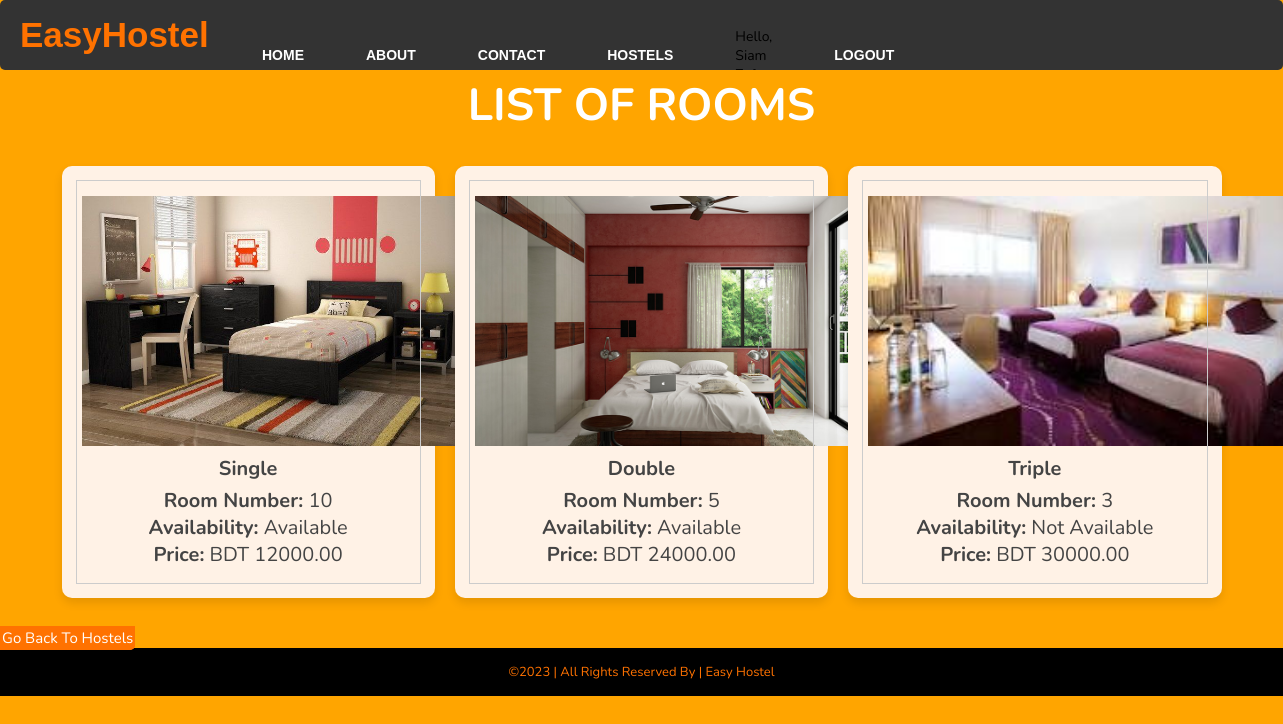
The app's page /room_list/1/ (signed in) with its own data.
### myapp/models.py (models this page shows, shortened)
class Room(models.Model):
        RoomID = models.AutoField(primary_key=True)
        HostelID = models.ForeignKey(Hostel, on_delete=models.CASCADE , default=1)
        RoomType = models.CharField(max_length=50)
        RoomNumber = models.CharField(max_length=10)
        Availability = models.BooleanField(default=True)
        RoomImage = models.ImageField(upload_to='room_images/', null=True, blank=True)
        Price = models.DecimalField(max_digits=10, decimal_places=2)

### myapp/views.py (the view)
# urls.py: path('room_list/<int:hostel_id>/', room_list, name='room_list'),
def room_list(request, hostel_id):
    rooms = Room.objects.filter(HostelID=hostel_id)
    context = {'rooms': rooms}
    return render(request, 'room_list.html', context)

### myapp/templates/room_list.html (shortened to what this page needs)
{% extends 'base.html' %}
{% load static %}
{% block styles %}
    <link rel="stylesheet" href="https://cdnjs.cloudflare.com/ajax/libs/font-awesome/5.15.4/css/all.min.css">
    <link rel="stylesheet" href="{% static 'hostels.css' %}">
{% endblock %}
{% block content %}
<div class="container">
    <h3 class="title"><b>LIST OF ROOMS </b></h3>
    <div class="products-container">
        {% if rooms %}
        {% for room in rooms %}
            <div class="product" data-name="{{ room.RoomID }}">
                <img src="{{ room.RoomImage.url }}" alt="">
                <h3>{{ room.RoomType }}</h3>
                <div class="price"><strong>Room Number:</strong> {{ room.RoomNumber }}</div>
                <div class="price"><strong>Availability:</strong> {% if room.Availability %}Available{% else %}Not Available{% endif %}</div>
                <div class="price"><strong>Price:</strong> BDT {{ room.Price }}</div>
            </div>
        {% endfor %}
    {% else %}
        <h1>No rooms available at the moment. Please check back later.</h1>
    {% endif %}
    </div>
</div>
<div class="go-back-button">
    <a href="{% url 'hostels' %}" class="btn btn-primary">Go Back to Hostels</a>
</div>
</div>
<div class="pg-footer">
    <footer class="footer">
        <div class="footer-copyright">
            <div class="footer-copyright-wrapper">
                <p class="footer-copyright-text">
                     ©2023 | All rights reserved by | Easy Hostel
                </p>
            </div>
        </div>
    </footer>
</div>
{% endblock %}

### myapp/static/base.css (style rules this page uses)
.btn { width: 100px; height: 40px; background: #ff7200; border: 2px solid #ff7200; margin-top: 13px; color: #fff; font-size: 15px; border-bottom-right-radius: 5px; border-bottom-right-radius: 5px; transition: 0.2s ease; cursor: pointer; }

### myapp/static/hostels.css (style rules this page uses)
* { font-family: 'Nunito', sans-serif; margin:0; padding:0; box-sizing: border-box; outline: none; border:none; text-decoration: none; transition: all .2s linear; text-transform: capitalize; }
html { font-size: 62.5%; overflow-x: hidden; }
body { background: orange; min-height: 100vh; }
.container { max-width: 1200px; margin:0 auto; padding:3rem 2rem; }
.container .title { font-size: 4.5rem; color:#ffffff; text-justify: bold; margin-bottom: 3rem; text-transform: uppercase; text-align: center; margin-top: 45px; }
.container .products-container { display: grid; grid-template-columns: repeat(auto-fit, minmax(30rem, 1fr)); gap:2rem; border-radius: 10px; }
.container .products-container .product { text-align: center; padding:3rem 2rem; background: #fff2e6; box-shadow: 0 .5rem 1rem rgba(0,0,0,.1); outline: .1rem solid #ccc; outline-offset: -1.5rem; cursor: pointer; border-radius: 10px; }
.container .products-container .product img { height: 25rem; }
.container .products-container .product h3 { padding:.5rem 0; font-size: 2rem; color:#444; }
.container .products-container .product .price { font-size: 2rem; color:#444; }
.pg-footer { font-family: 'Roboto', sans-serif; }
.footer { background-color: #ff901a; color: #000000; margin-top: auto; bottom: 0; width: 100%; }
.footer-copyright { background-color: #000000; color: #fff; padding: 15px 30px; text-align: center; }
.footer-copyright-wrapper { margin-left: auto; margin-right: auto; max-width: 1200px; }
.footer-copyright-text { color: #ff7200;; font-size: 13px; font-weight: 400; line-height: 18px; margin-bottom: 0; margin-top: 0; }

### records on screen
Room: RoomImage (picture), RoomType "Single", RoomNumber "10", Availability "Available", Price "12000.00"
Room: RoomImage (picture), RoomType "Double", RoomNumber "5", Availability "Available", Price "24000.00"
Room: RoomImage (picture), RoomType "Triple", RoomNumber "3", Availability "Not Available", Price "30000.00"

### other values on screen
{{ request.session.user_username }} "Siam…"
